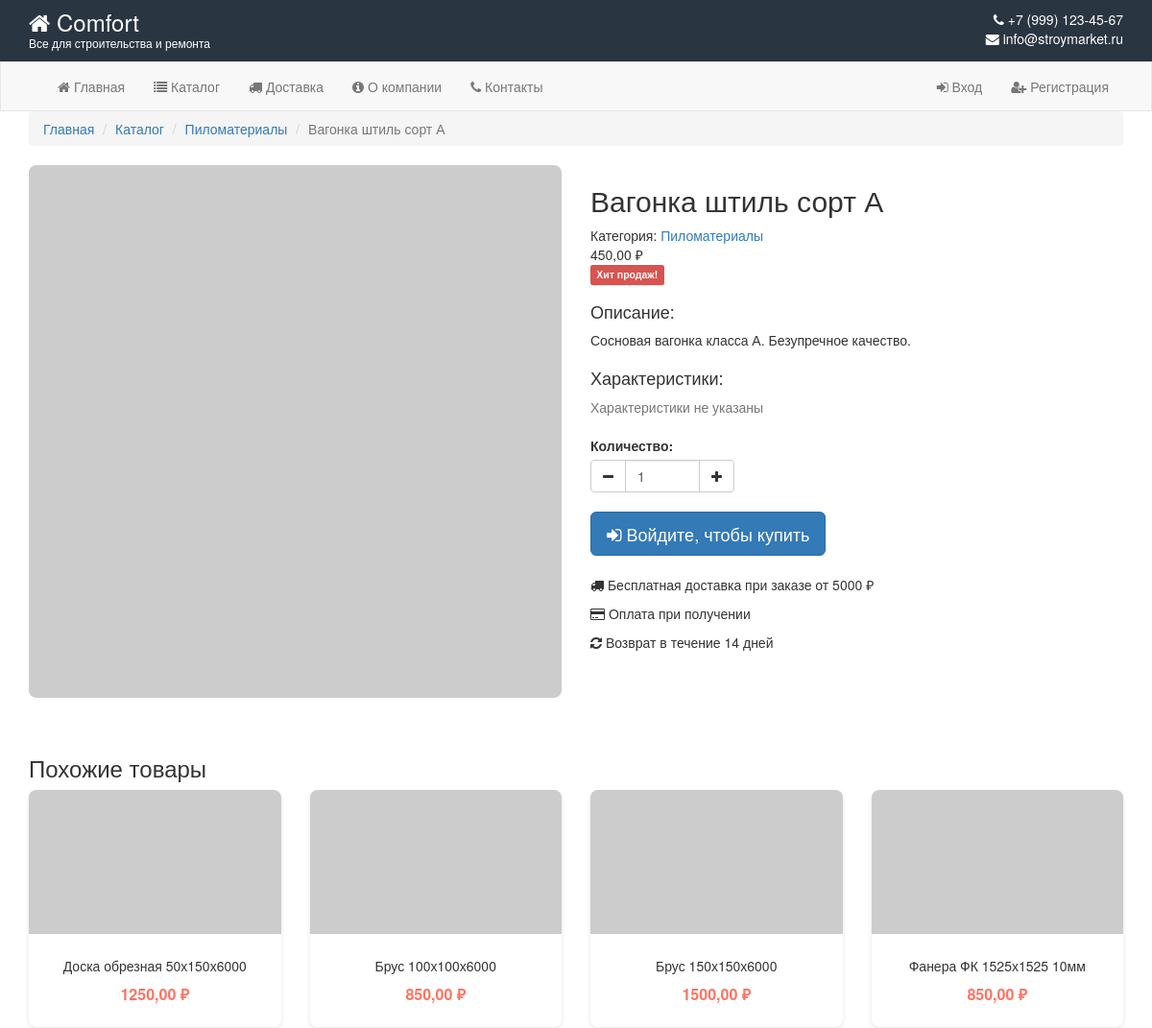
The app's page /product/vagonka-shtil/ (upper part), older data.
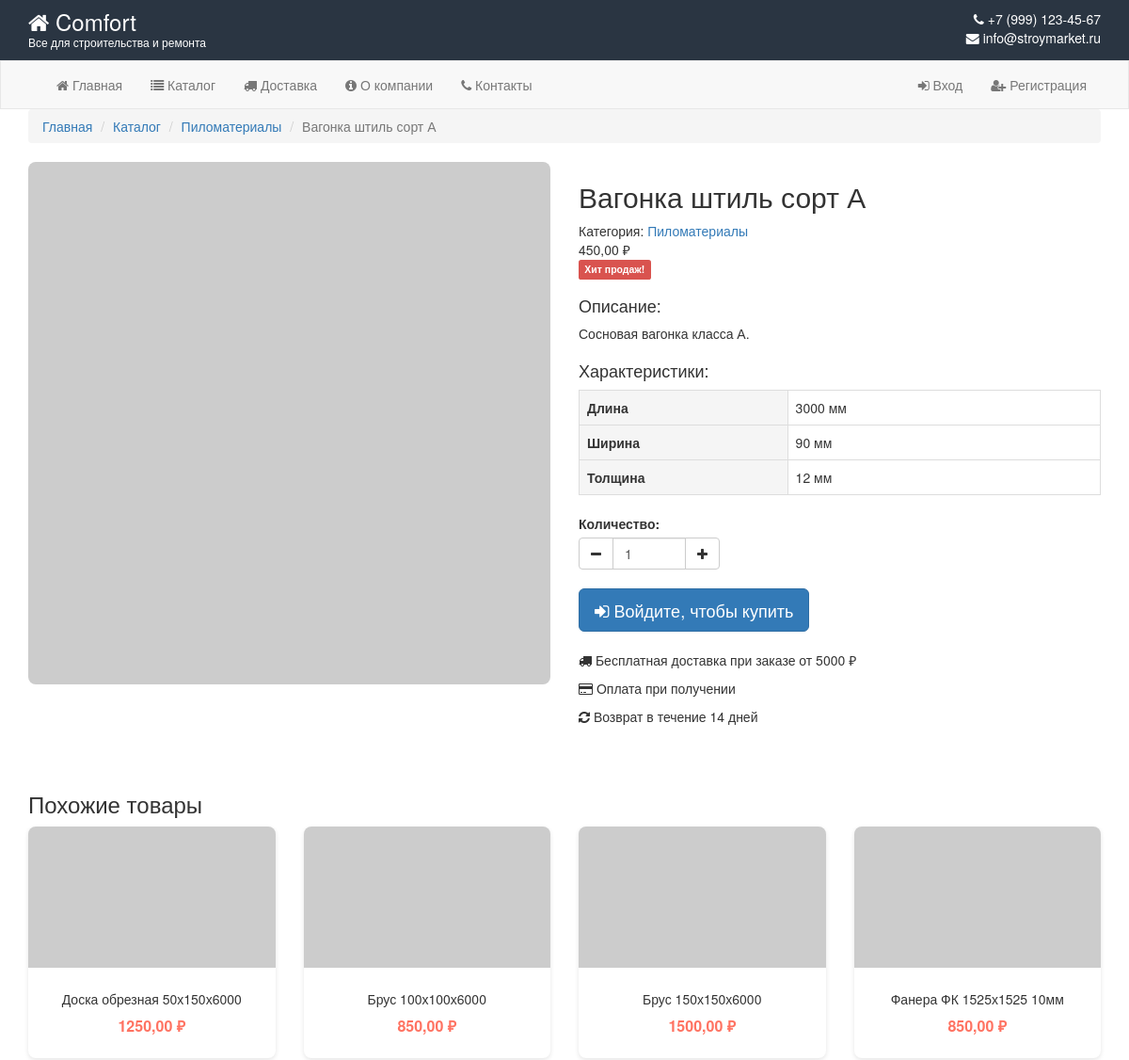
The same page, newer data.
### shop/models.py (models this page shows, shortened)
class Product(models.Model):
    name = models.CharField('Название', max_length=200)
    slug = models.SlugField(unique=True)
    category = models.ForeignKey(Category, on_delete=models.CASCADE, related_name='products', verbose_name='Категория')
    description = models.TextField('Описание', blank=True)
    price = models.DecimalField('Цена', max_digits=10, decimal_places=2)
    image_url = models.URLField('URL изображения', blank=True)
    is_bestseller = models.BooleanField('Хит продаж', default=False)
    is_new = models.BooleanField('Новинка', default=False)
    in_stock = models.BooleanField('В наличии', default=True)
    created_at = models.DateTimeField('Добавлен', auto_now_add=True, null=True, blank=True)
    class Meta:
        verbose_name = 'Товар'
        verbose_name_plural = 'Товары'
    def get_sales_count(self):
        from .models import OrderItem
        total = OrderItem.objects.filter(product=self).aggregate(
            total=models.Sum('quantity')
        )['total'] or 0
        return total

class Category(models.Model):
    name = models.CharField('Название', max_length=100)
    slug = models.SlugField(unique=True)
    class Meta:
        verbose_name = 'Категория'
        verbose_name_plural = 'Категории'

class ProductCharacteristic(models.Model):
    product = models.ForeignKey(Product, on_delete=models.CASCADE, related_name='characteristics', verbose_name='Товар')
    characteristic = models.ForeignKey(Characteristic, on_delete=models.CASCADE, related_name='products',
                                       verbose_name='Характеристика')
    value = models.CharField('Значение', max_length=500)
    class Meta:
        verbose_name = 'Значение характеристики'
        verbose_name_plural = 'Значения характеристик'
        unique_together = ['product', 'characteristic']

class Characteristic(models.Model):
    name = models.CharField('Название характеристики', max_length=100, unique=True)
    unit = models.CharField('Единица измерения', max_length=50, blank=True)
    class Meta:
        verbose_name = 'Характеристика'
        verbose_name_plural = 'Характеристики'
        ordering = ['name']

### shop/views.py (the view)
# urls.py: path('product/<slug:slug>/', views.product_detail, name='product_detail'),
def product_detail(request, slug):
    product = get_object_or_404(Product, slug=slug, in_stock=True)
    sales_count = product.get_sales_count()
    characteristics = ProductCharacteristic.objects.filter(product=product).select_related('characteristic')
    related_products = Product.objects.filter(
        category=product.category,
        in_stock=True
    ).exclude(id=product.id)[:4]
    context = {
        'product': product,
        'sales_count': sales_count,
        'characteristics': characteristics,
        'related_products': related_products,
    }
    context.update(get_common_context(request))
    return render(request, 'shop/product_detail.html', context)

### shop/views.py (called while the page is built)
def get_cart(request):
    if request.user.is_authenticated:
        cart, created = Cart.objects.get_or_create(user=request.user)
    else:
        return None
    return cart

def get_common_context(request):
    cart = get_cart(request)
    categories = Category.objects.all()
    cart_count = 0
    if cart:
        cart_count = cart.get_total_items()
    return {
        'cart_count': cart_count,
        'categories': categories,
    }

### templates/shop/product_detail.html (shortened to what this page needs)
{% extends 'shop/base.html' %}
{% load static %}
{% block content %}
<div class="container">
    <div class="row">
        <div class="col-md-12">
            <ol class="breadcrumb">
                <li><a href="{% url 'index' %}">Главная</a></li>
                <li><a href="{% url 'catalog' %}">Каталог</a></li>
                <li><a href="{% url 'catalog' %}?category={{ product.category.slug }}">{{ product.category.name }}</a></li>
                <li class="active">{{ product.name }}</li>
            </ol>
        </div>
    </div>
    <div class="row">
        <div class="col-md-6">
            <div class="pro-img-details">
                <img src="{{ product.image_url|default:'https://placehold.co/500x500/FF6B6B/FFFFFF?text=Нет+фото' }}"
                     alt="{{ product.name }}"
                     class="img-responsive"
                     style="border-radius: 8px; width: 100%;">
            </div>
        </div>
        <div class="col-md-6">
            <h2 class="pro-d-title">{{ product.name }}</h2>
            <div class="product_meta">
                <span class="posted_in">Категория: <a href="{% url 'catalog' %}?category={{ product.category.slug }}">{{ product.category.name }}</a></span>
            </div>
            <div class="pro-price">
                <span class="amount">{{ product.price }} ₽</span>
            </div>
            {% if product.is_bestseller %}
            <span class="label label-danger">Хит продаж!</span>
            {% endif %}
            <div class="description" style="margin-top: 20px;">
                <h4>Описание:</h4>
                <p>{{ product.description|linebreaks }}</p>
            </div>
            <div class="description" style="margin-top: 20px;">
                <h4>Характеристики:</h4>
                {% if characteristics %}
                <table class="table table-bordered">
                    {% for char in characteristics %}
                    <tr>
                        <th style="width: 40%; background-color: #f5f5f5;">{{ char.characteristic.name }}</th>
                        <td>{{ char.value }} {% if char.characteristic.unit %}{{ char.characteristic.unit }}{% endif %}</td>
                    </tr>
                    {% endfor %}
                </table>
                {% else %}
                <p class="text-muted">Характеристики не указаны</p>
                {% endif %}
            </div>
            <div class="form-group" style="margin-top: 20px;">
                <label>Количество:</label>
                <div class="input-group" style="width: 150px;">
                    <span class="input-group-btn">
                        <button type="button" class="btn btn-default btn-number" data-type="minus">
                            <i class="fa fa-minus"></i>
                        </button>
                    </span>
                    <input type="number" id="quantity" class="form-control input-number" value="1" min="1" max="99">
                    <span class="input-group-btn">
                        <button type="button" class="btn btn-default btn-number" data-type="plus">
                            <i class="fa fa-plus"></i>
                        </button>
                    </span>
                </div>
            </div>
            <form action="{% url 'add_to_cart' %}" method="POST" id="add-to-cart-form" style="margin-top: 20px;">
                {% if user.is_authenticated %}
                <button type="submit" class="btn btn-primary btn-lg">
                    <i class="fa fa-shopping-cart"></i> Добавить в корзину
                </button>
                {% else %}
                <a href="{% url 'login' %}" class="btn btn-primary btn-lg">
                    <i class="fa fa-sign-in"></i> Войдите, чтобы купить
                </a>
                {% endif %}
            </form>
            <div class="m-t-20" style="margin-top: 20px;">
                <p><i class="fa fa-truck"></i> Бесплатная доставка при заказе от 5000 ₽</p>
                <p><i class="fa fa-credit-card"></i> Оплата при получении</p>
                <p><i class="fa fa-refresh"></i> Возврат в течение 14 дней</p>
            </div>
        </div>
    </div>
    {% if related_products %}
    <div class="row m-t-40" style="margin-top: 40px;">
        <div class="col-md-12">
            <h3>Похожие товары</h3>
            <div class="row product-list">
                {% for related in related_products %}
                <div class="col-md-3 col-sm-6">
                    <div class="product-card">
                        <div class="product-card__image">
                            <a href="{% url 'product_detail' related.slug %}">
                                <img src="{{ related.image_url|default:'https://placehold.co/250x220/FF6B6B/FFFFFF?text=Нет+фото' }}"
                                     alt="{{ related.name }}"
                                     style="height:150px; width:100%; object-fit:cover;">
                            </a>
                        </div>
                        <div class="product-card__content">
                            <h4>
                                <a href="{% url 'product_detail' related.slug %}" class="pro-title">
                                    {{ related.name }}
                                </a>
                            </h4>
                            <p class="price">{{ related.price }} ₽</p>
                        </div>
                    </div>
                </div>
                {% endfor %}
            </div>
        </div>
    </div>
    {% endif %}
</div>
{% endblock %}

### templates/shop/base.html (shortened to what this page needs)
{% load static %}
<!DOCTYPE html>
<html lang="ru">
<head>
    <link href="https://maxcdn.bootstrapcdn.com/bootstrap/3.3.7/css/bootstrap.min.css" rel="stylesheet">
    <link href="https://maxcdn.bootstrapcdn.com/font-awesome/4.3.0/css/font-awesome.min.css" rel="stylesheet">
    <link href="{% static 'css/style.css' %}" rel="stylesheet">
</head>
<body>
    <header>
        <div class="top-header" style="background: #2A3542; color: white; padding: 10px 0;">
            <div class="container">
                <div class="row">
                    <div class="col-md-6">
                        <div class="logo">
                            <h2 style="margin: 0; font-size: 24px;">
                                <a href="{% url 'index' %}" style="color: white; text-decoration: none;">
                                    <i class="fa fa-home"></i> Comfort
                                </a>
                            </h2>
                            <p style="margin: 0; font-size: 12px;">Все для строительства и ремонта</p>
                        </div>
                    </div>
                    <div class="col-md-6 text-right">
                        <div class="header-contacts">
                            <p style="margin: 0;">
                                <i class="fa fa-phone"></i> +7 (999) 123-45-67<br>
                                <i class="fa fa-envelope"></i> info@stroymarket.ru
                            </p>
                        </div>
                    </div>
                </div>
            </div>
        </div>
        <nav class="navbar navbar-default" style="margin-bottom: 0; border-radius: 0;">
            <div class="container">
                <div class="collapse navbar-collapse" id="main-menu">
                    <ul class="nav navbar-nav">
                        <li class="{% if request.resolver_match.url_name == 'index' %}active{% endif %}">
                            <a href="{% url 'index' %}"><i class="fa fa-home"></i> Главная</a>
                        </li>
                        <li class="{% if request.resolver_match.url_name == 'catalog' %}active{% endif %}">
                            <a href="{% url 'catalog' %}"><i class="fa fa-list"></i> Каталог</a>
                        </li>
                        <li class="{% if request.resolver_match.url_name == 'delivery' %}active{% endif %}">
                            <a href="{% url 'delivery' %}"><i class="fa fa-truck"></i> Доставка</a>
                        </li>
                        <li class="{% if request.resolver_match.url_name == 'about' %}active{% endif %}">
                            <a href="{% url 'about' %}"><i class="fa fa-info-circle"></i> О компании</a>
                        </li>
                        <li class="{% if request.resolver_match.url_name == 'contacts' %}active{% endif %}">
                            <a href="{% url 'contacts' %}"><i class="fa fa-phone"></i> Контакты</a>
                        </li>
                    </ul>
                    <ul class="nav navbar-nav navbar-right">
                        {% if user.is_authenticated %}
                        <li class="dropdown">
                            <a href="#" class="dropdown-toggle" data-toggle="dropdown">
                                <i class="fa fa-user"></i> {{ user.username }} <span class="caret"></span>
                            </a>
                            <ul class="dropdown-menu">
                                <li><a href="{% url 'profile' %}"><i class="fa fa-user"></i> Личный кабинет</a></li>
                                <li><a href="{% url 'order_history' %}"><i class="fa fa-history"></i> История заказов</a></li>
                                <li class="divider"></li>
                                <li>
                                    <form action="{% url 'logout' %}" method="post" style="display: inline;">
                                        {% csrf_token %}
                                        <button type="submit" style="background: none; border: none; padding: 3px 20px; display: block; width: 100%; text-align: left; cursor: pointer;">
                                            <i class="fa fa-sign-out"></i> Выйти
                                        </button>
                                    </form>
                                </li>
                            </ul>
                        </li>
                        {% else %}
                        <li><a href="{% url 'login' %}"><i class="fa fa-sign-in"></i> Вход</a></li>
                        <li><a href="{% url 'register' %}"><i class="fa fa-user-plus"></i> Регистрация</a></li>
                        {% endif %}
                    </ul>
                </div>
            </div>
        </nav>
    </header>
    <main>
        {% block content %}
        {% endblock %}
    </main>
</body>
</html>

### templates/shop/product_detail.html (style rules this page uses)
.product-card { background: #fff; border-radius: 8px; overflow: hidden; box-shadow: 0 2px 5px rgba(0,0,0,0.1); transition: all 0.3s ease; }
.product-card__image { overflow: hidden; }
.product-card__image img { transition: transform 0.3s ease; }
.product-card__content { padding: 12px; text-align: center; }
.price { color: #ff7261; font-weight: bold; font-size: 16px; }
.pro-title { font-size: 14px; color: #333; text-decoration: none; }

Row changes from the older to the newer data that the page shows:
changed Product "Вагонка штиль сорт А": description "Сосновая вагонка класса А. Безупречное качество." → "Сосновая вагонка класса А."
added ProductCharacteristic: characteristic.name "Длина", value "3000", characteristic.unit "мм"
added ProductCharacteristic: characteristic.name "Ширина", value "90", characteristic.unit "мм"
added ProductCharacteristic: characteristic.name "Толщина", value "12", characteristic.unit "мм"
Text that changed along with them:
text no longer shown: "Характеристики не указаны"
